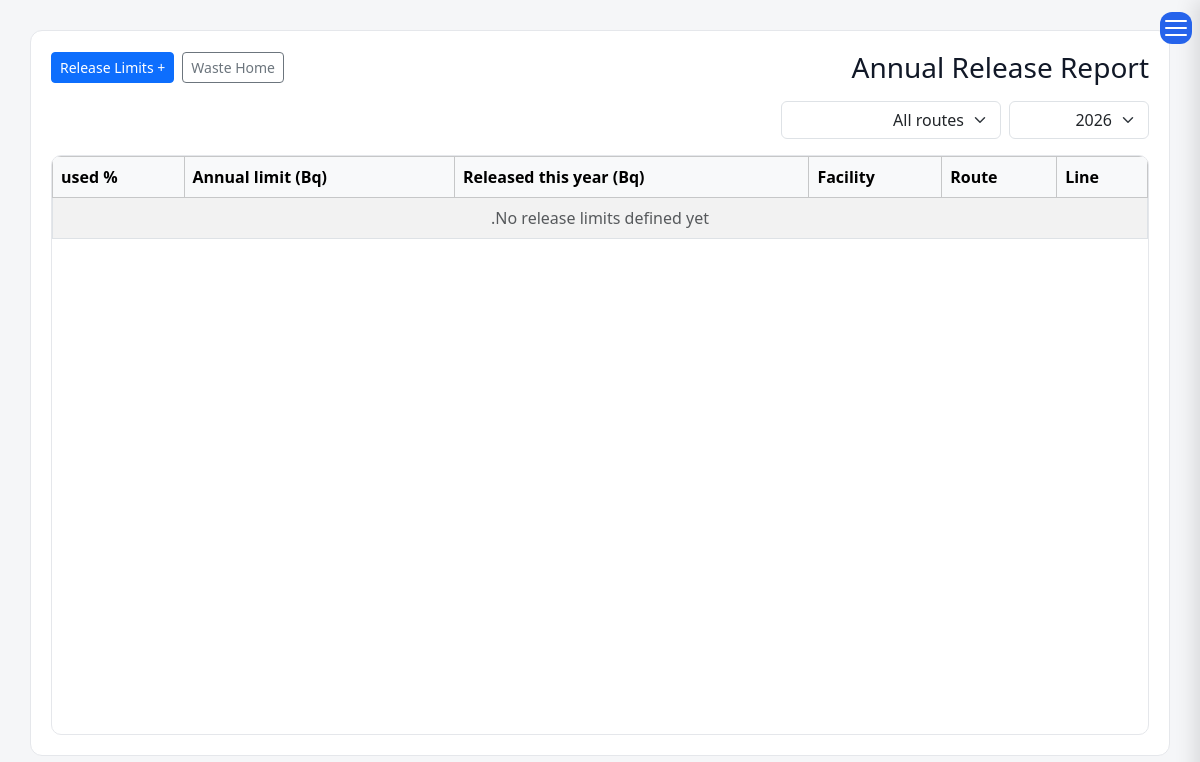
Before: /waste/release-report/ (signed in) with the older database file.
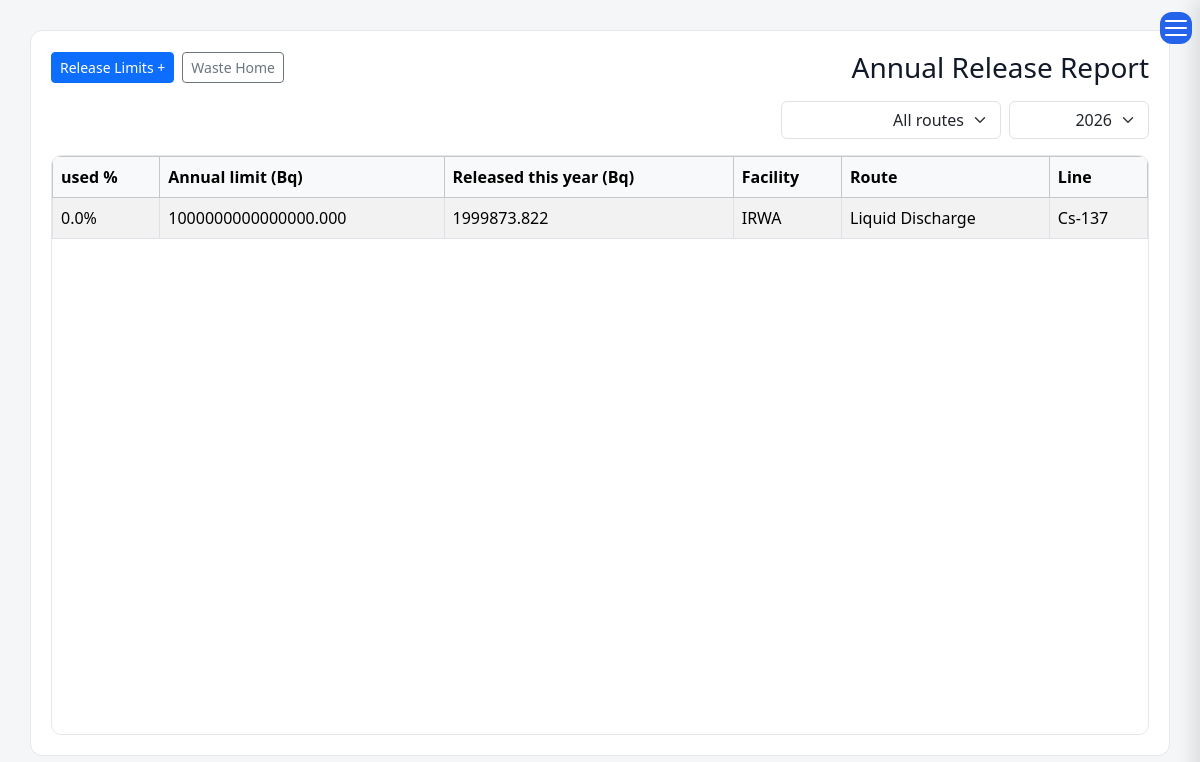
After: the same page with the newer database file.
### waste/models.py (models this page shows, shortened)
class ReleaseLimit(models.Model):
    category = models.CharField(_("Category"), max_length=12, choices=ReleaseLimitCategory.choices, default=ReleaseLimitCategory.NUCLIDE)
    radionuclide = models.ForeignKey(
        "reference.Nuclides", verbose_name=_("Radionuclide"), on_delete=models.CASCADE,
        null=True, blank=True, related_name="release_limits",
    )
    route = models.CharField(_("Discharge Route"), max_length=10, choices=ReleaseRoute.choices)
    facility = models.ForeignKey(
        FacilityModel, verbose_name=_("Facility"), on_delete=models.CASCADE,
        null=True, blank=True, related_name="release_limits",
        help_text=_("Leave blank for a limit that applies to every facility."),
    )
    annual_limit_bq = models.DecimalField(_("Annual Limit (Bq/year)"), max_digits=20, decimal_places=3)
    effective_from = models.DateField(_("Effective From"))
    effective_to = models.DateField(_("Effective To"), null=True, blank=True)
    reference = models.CharField(_("Regulatory Reference"), max_length=255, blank=True)
    notes = models.TextField(_("Notes"), blank=True)
    class Meta:
        ordering = ["route", "radionuclide__name"]
        verbose_name = _("Release Limit")
        verbose_name_plural = _("Release Limits")

### reference/models.py (models this page shows, shortened)
class Nuclides(models.Model):
    name = models.CharField(max_length=8, unique=True)
    half_life = models.FloatField(null=True, blank=True)
    d_value_bq = models.FloatField(null=True, blank=True)
    atomic_number = models.IntegerField(null=True, blank=True)
    mass_number = models.IntegerField(null=True, blank=True)
    decay_mode = models.CharField(max_length=50, null=True, blank=True)
    decay_constant = models.FloatField(null=True, blank=True)  # 1/sec
    specific_activity_bq_per_g = models.FloatField(null=True, blank=True)
    alpha_energy_mev = models.FloatField(null=True, blank=True)
    beta_max_energy_mev = models.FloatField(null=True, blank=True)
    gamma_energy_mev = models.FloatField(null=True, blank=True)
    gamma_yield = models.FloatField(null=True, blank=True)  # photons/decay
    neutron_emitter = models.BooleanField(default=False)
    neutron_yield_n_per_s = models.FloatField(null=True, blank=True)
    dose_rate_constant_usv_m2_per_h_gbq = models.FloatField(null=True, blank=True)
    half_value_layer_lead_mm = models.FloatField(null=True, blank=True)
    half_value_layer_concrete_mm = models.FloatField(null=True, blank=True)
    iaea_category = models.IntegerField(null=True, blank=True)
    parent_nuclide = models.CharField(max_length=20, null=True, blank=True)
    daughter_nuclide = models.CharField(max_length=20, null=True, blank=True)
    beta_emission_probability = models.FloatField(
        null=True, blank=True,
        help_text="Fraction (0-1) of this nuclide's decays that emit a beta particle. 1.0 for a "
                   "single-mode beta emitter (Cs-137, Co-60, Sr-90...); the real branching fraction "
                   "for a mixed-mode nuclide (e.g. K-40 = 0.8928, 89.28% beta / 10.72% EC); leave blank "
                   "if this nuclide doesn't emit beta at all.",
    )
    alpha_emission_probability = models.FloatField(
        null=True, blank=True,
        help_text="Same idea, for alpha emission. 1.0 for a pure alpha emitter (Am-241, Ra-226...); "
                   "the branching fraction for a mixed-mode nuclide; blank if not an alpha emitter.",
    )
    is_sealed_source_common = models.BooleanField(default=False)
    def __str__(self):
        return self.name

### facilities/models.py (models this page shows)
class FacilityModel(models.Model):
    name = models.CharField(
        _("Facility Name"),
        max_length=255, blank=True,null=True
    )
    responsible_person = models.CharField(
        _("Responsible Person"),
        max_length=150, blank=True,null=True
    )
    telephone = models.CharField(
        _("Telephone"),
        max_length=50, blank=True,null=True
    )
    email = models.EmailField(
        _("Email"),
        blank=True,null=True
    )
    address1 = models.CharField(
        _("Address Line 1"),
        max_length=255, blank=True,null=True
    )
    address2 = models.CharField(
        _("Address Line 2"),
        max_length=255,
         blank=True,null=True
    )
    postal_code = models.CharField(
        _("Postal Code"),
        max_length=20,
         blank=True,null=True
    )
    national_id = models.CharField(
        _("National ID"),
        max_length=50,
         blank=True,null=True
    )
    economic_code = models.CharField(
        _("Economic Code"),
        max_length=50,
         blank=True,null=True
    )
    created_at = models.DateTimeField(
        _("Created At"),
        auto_now_add=True
    )
    updated_at = models.DateTimeField(
        _("Updated At"),
        auto_now=True
    )
    class Meta:
        ordering = ["name"]
        verbose_name = _("Facility")
        verbose_name_plural = _("Facilities")
        constraints = [
            models.UniqueConstraint(
                fields=["national_id"],
                name="unique_facility_national_id",
                condition=models.Q(national_id__isnull=False),
            ),
            models.UniqueConstraint(
                fields=["postal_code"],
                name="unique_facility_postal_code",
                condition=models.Q(postal_code__isnull=False),
            ),
            models.UniqueConstraint(
                fields=["economic_code"],
                name="unique_facility_economic_code",
                condition=models.Q(economic_code__isnull=False),
            ),
        ]
    def __str__(self):
        return str(self.name) if self.name else _("Unnamed Facility")

### waste/views.py (the view)
# urls.py: path("release-report/", views.release_annual_report, name="release_annual_report"),
def release_annual_report(request):
    year = int(request.GET.get("year") or timezone.now().year)
    route = request.GET.get("route", "")
    limits = ReleaseLimit.objects.filter(effective_from__year__lte=year).select_related("radionuclide", "facility")
    if route:
        limits = limits.filter(route=route)
    rows = []
    for limit in limits:
        released = year_released_bq(limit.category, limit.route, limit.facility, radionuclide=limit.radionuclide, year=year)
        percent = (released / float(limit.annual_limit_bq) * 100) if limit.annual_limit_bq else None
        rows.append({"limit": limit, "released_bq": released, "percent": percent})
    current_year = timezone.now().year
    year_choices = list(range(current_year - 5, current_year + 1))
    return render(request, "waste/release_annual_report.html", {
        "rows": rows, "year": year, "route": route,
        "routes": ReleaseRoute.choices, "year_choices": year_choices,
    })

### waste/services/release.py (called while the page is built)
def year_released_bq(category, route, facility, radionuclide=None, year=None):
    year = year or timezone.now().year
    qs = ReleaseActivityLine.objects.filter(
        category=category, release__route=route, release__batch__facility=facility,
        release__release_date__year=year,
    )
    if category == ReleaseLimitCategory.NUCLIDE:
        qs = qs.filter(radionuclide=radionuclide)
    return float(qs.aggregate(total=Sum("activity_bq"))["total"] or 0)

### templates/waste/release_annual_report.html (shortened to what this page needs)
{% extends "base.html" %}
{% load i18n %}
{% block content %}
<div class="content">
<div class="d-flex justify-content-between align-items-center mb-3">
    <h3 class="mb-0">{% trans "Annual Release Report" %}</h3>
    <div class="d-flex gap-2">
        <a href="{% url 'waste_home' %}" class="btn btn-outline-secondary btn-sm">{% trans "Waste Home" %}</a>
        <a href="{% url  'release_limit_list' %}" class="btn btn-primary btn-sm">+ {% trans "Release Limits" %}</a>
    </div>
</div>
<form method="get" class="d-flex gap-2 mb-3">
    <select name="year" class="form-select" style="max-width:140px" onchange="this.form.submit()">
        {% for y in year_choices %}<option value="{{ y }}" {% if y == year %}selected{% endif %}>{{ y }}</option>{% endfor %}
    </select>
    <select name="route" class="form-select" style="max-width:220px" onchange="this.form.submit()">
        <option value="">{% trans "All routes" %}</option>
    </select>
</form>
<div class="table-scroll">
<table class="table table-bordered table-striped align-middle">
<thead class="table-light">
<tr>
    <th>{% trans "Line" %}</th><th>{% trans "Route" %}</th><th>{% trans "Facility" %}</th>
    <th>{% trans "Released this year (Bq)" %}</th><th>{% trans "Annual limit (Bq)" %}</th><th>{% trans "% used" %}</th>
</tr>
</thead>
<tbody>
{% for row in rows %}
<tr class="{% if row.percent >= 100 %}table-danger{% elif row.percent >= 80 %}table-warning{% endif %}">
    <td>{% if row.limit.radionuclide %}{{ row.limit.radionuclide }}{% else %}{{ row.limit.get_category_display }}{% endif %}</td>
    <td>{{ row.limit.get_route_display }}</td>
    <td>{{ row.limit.facility|default:"—" }}</td>
    <td>{{ row.released_bq|floatformat:3 }}</td>
    <td>{{ row.limit.annual_limit_bq }}</td>
    <td>{% if row.percent is not None %}{{ row.percent|floatformat:1 }}%{% else %}-{% endif %}</td>
</tr>
{% empty %}
<tr><td colspan="6" class="text-center text-muted">{% trans "No release limits defined yet." %}</td></tr>
{% endfor %}
</tbody>
</table>
</div>
</div>
{% endblock %}

Changed rows visible on the page:
added ReleaseLimit: limit.radionuclide "Cs-137", limit.route "Liquid Discharge", limit.facility "IRWA", released_bq "1999873.822", limit.annual_limit_bq "1000000000000000.000", percent "0.0"
Other visible differences:
text no longer shown: "No release limits defined yet."
